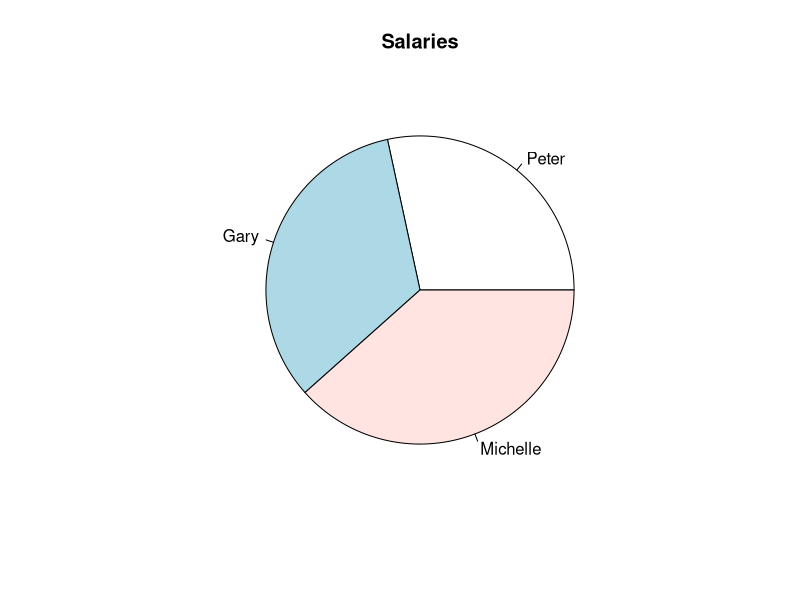
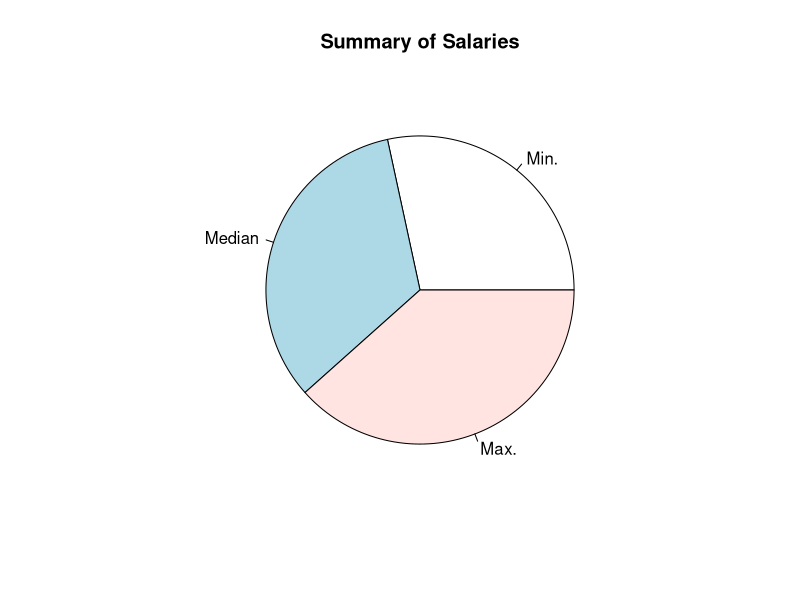

R code for these plots, in order:
#QUESTION 1 
matrix5 = matrix(c(7,2,9,4,12,13), nrow = 2, ncol = 3)
matrix5
matrix6 = matrix(c(1,2,3,7,8,9,12,13,14,19,20,21), nrow = 3, ncol = 4)
matrix6
matrix5 %*% matrix6

#QUESTION 2
#a
Data_Frame <- data.frame(
  id = c(1,2,3,4,5),
  name = c("Peter", "Amy", "Ryan", "Gary", "Michelle"), 
  salary = c(623.30, 515.20, 611.00, 729.00, 843.25)
)
Data_Frame

#b
new_column_df = cbind(Data_Frame, departments = c("engineering", "finance", "tech", "communications", "marketing"))
new_column_df

#c
new_dataframe = new_column_df[-c(1,3,5), -c(2,3)]
new_dataframe

#d
x1 = (new_column_df[c(1,4,5), 3])
mylabels = (new_column_df[c(1,4,5), 2])
pie(x = x1, label = mylabels, main = "Salaries")

#e 
x2 = c(summary(new_column_df[c(1, 4,5), 3]))
x2
pie(x = x2[c(1,3,6)], main = "Summary of Salaries")

